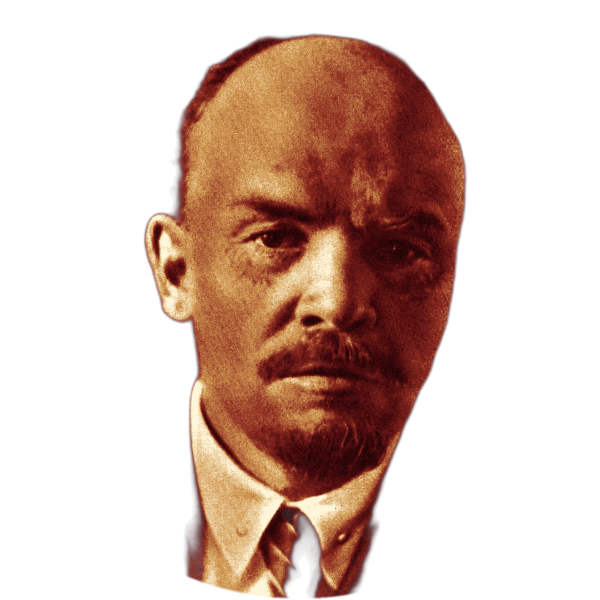
#> input picture assets/lenin_medallion.png, 1200 x 1200 px (shown at 1/2 size)
$ python make_badge.py
#> lines starting #> are read from the running program, lines starting #| are printed output that depends on the picture; after the words box and inside, x2 and y2 are one past the last pixel; in counts of white or black regions, pixels touching at a corner belong together
# -*- coding: utf-8 -*-
"""Dựng huy hiệu tròn: đĩa đỏ sâu + viền vàng + chân dung Lenin đã xử lý vàng."""
import sys
from pathlib import Path

import numpy as np
from PIL import Image, ImageChops, ImageDraw, ImageFilter

sys.stdout.reconfigure(encoding="utf-8", errors="replace")

ROOT = Path(__file__).resolve().parent.parent
ASSETS = ROOT / "assets"
SRC = ASSETS / "lenin_medallion.png"
OUT = ASSETS / "lenin_badge.png"

SIZE = 1200


def radial_disk(size: int) -> Image.Image:
    """Đĩa đỏ có gradient xuyên tâm, sáng nhẹ phía sau đầu."""
    y, x = np.mgrid[0:size, 0:size].astype(np.float32)
    cx, cy = size * 0.5, size * 0.44
    r = np.sqrt((x - cx) ** 2 + (y - cy) ** 2) / (size * 0.62)
    r = np.clip(r, 0, 1)
    # hai màu: tâm ấm, rìa gần đen đỏ
    inner = np.array([126, 22, 26], dtype=np.float32)
    outer = np.array([40, 4, 7], dtype=np.float32)
    k = (r ** 1.15)[..., None]
    rgb = inner * (1 - k) + outer * k
    alpha = np.full((size, size), 255, dtype=np.uint8)
    return Image.fromarray(np.dstack([rgb, alpha]).astype(np.uint8), "RGBA")


def main() -> None:
    disk = radial_disk(SIZE)

    # viền vàng ngoài + quầng mảnh
    rim = Image.new("RGBA", (SIZE, SIZE), (0, 0, 0, 0))
#> rim: PIL image 1200x1200 RGBA; every value is 0
    d = ImageDraw.Draw(rim)
    d.ellipse((8, 8, SIZE - 9, SIZE - 9), outline=(214, 175, 100, 255), width=5)
    d.ellipse((24, 24, SIZE - 25, SIZE - 25), outline=(244, 223, 163, 70), width=2)
    glow = rim.filter(ImageFilter.GaussianBlur(10))
    glow.putalpha(glow.getchannel("A").point(lambda v: int(v * 0.55)))

    # cắt đĩa theo hình tròn
    mask = Image.new("L", (SIZE, SIZE), 0)
#> mask: PIL image 1200x1200 L; every value is 0
    ImageDraw.Draw(mask).ellipse((8, 8, SIZE - 9, SIZE - 9), fill=255)
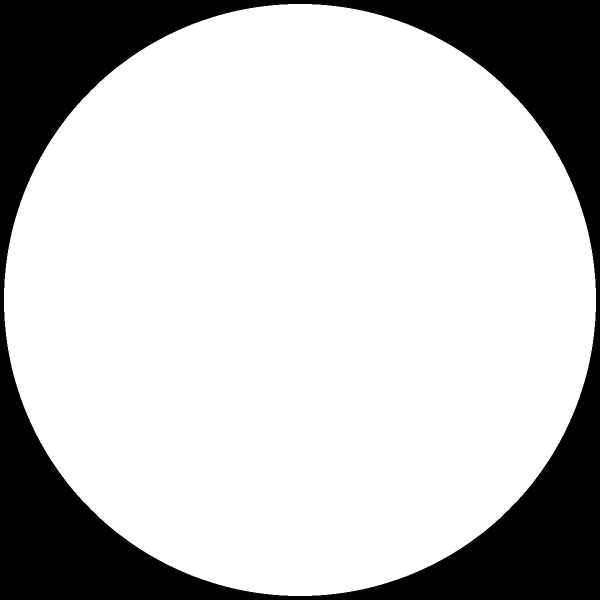
#> mask: PIL image 1200x1200 L (shown at 1/2 size); 76.4% white; 1 black region, box (x1, y1, x2, y2) and area: (0, 0, 1200, 1200) 339188
    mask = mask.filter(ImageFilter.GaussianBlur(0.8))
    disk.putalpha(ImageChops.multiply(disk.getchannel("A"), mask))
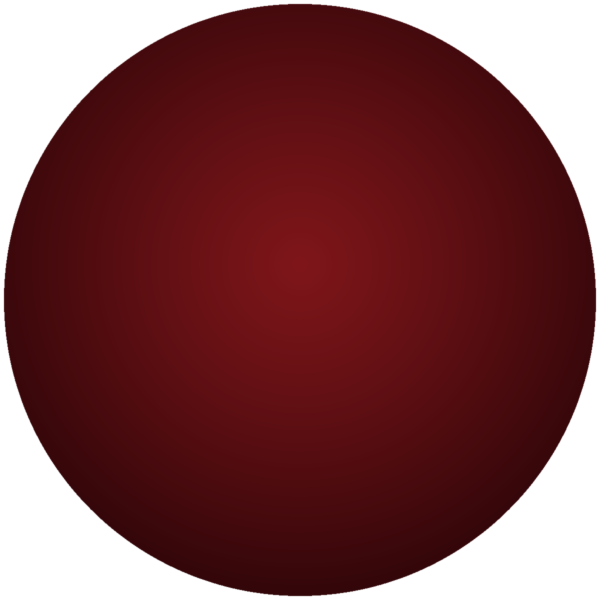
#> disk: PIL image 1200x1200 RGBA (shown at 1/2 size); mean R, G, B, A 75.3, 11, 14.4, 194.9; transparent parts drawn white

    canvas = Image.new("RGBA", (SIZE, SIZE), (0, 0, 0, 0))
    canvas.alpha_composite(glow)
    canvas.alpha_composite(disk)
    canvas.alpha_composite(rim)

    portrait = Image.open(SRC).convert("RGBA")
#> portrait is the input picture: PIL image 1200x1200 RGBA; mean R, G, B, A 55.1, 30.2, 20.4, 91.4
    if portrait.size != (SIZE, SIZE):
        portrait = portrait.resize((SIZE, SIZE), Image.LANCZOS)
    # đẩy chân dung xuống để đỉnh đầu có khoảng thở; mép vuông dưới bị viền tròn cắt
    shifted = Image.new("RGBA", (SIZE, SIZE), (0, 0, 0, 0))
    shifted.alpha_composite(portrait, (0, 46))
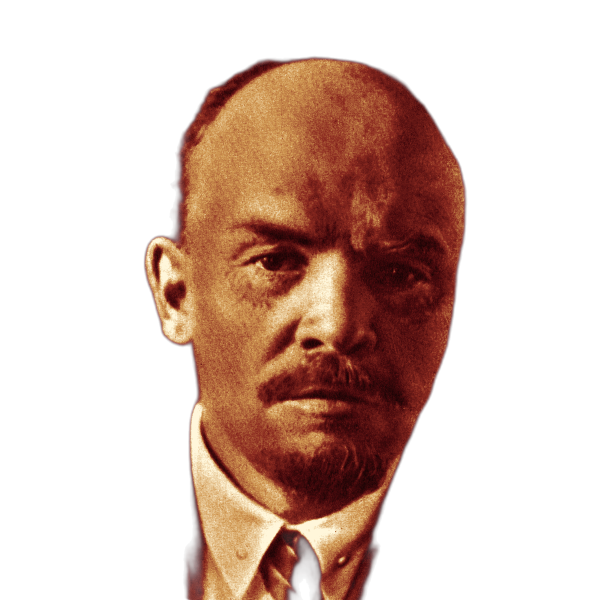
#> shifted: PIL image 1200x1200 RGBA (shown at 1/2 size); mean R, G, B, A 53.5, 29.2, 19.6, 90; transparent parts drawn white
    # cắt chân dung đúng trong lòng huy hiệu
    inner_mask = Image.new("L", (SIZE, SIZE), 0)
    ImageDraw.Draw(inner_mask).ellipse((14, 14, SIZE - 15, SIZE - 15), fill=255)
#> inner_mask: PIL image 1200x1200 L; 74.9% white; 1 black region, box (x1, y1, x2, y2) and area: (0, 0, 1200, 1200) 361384
    inner_mask = inner_mask.filter(ImageFilter.GaussianBlur(1.2))
    shifted.putalpha(ImageChops.multiply(shifted.getchannel("A"), inner_mask))
    canvas.alpha_composite(shifted)
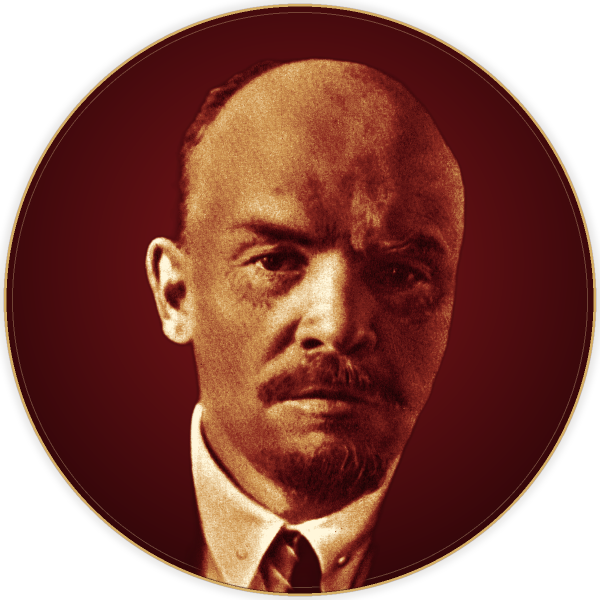
#> canvas: PIL image 1200x1200 RGBA (shown at 1/2 size); mean R, G, B, A 85.6, 36.1, 26.7, 195.8; transparent parts drawn white

    # vignette nhẹ để mép chân dung chìm vào đĩa
    vignette = Image.new("L", (SIZE, SIZE), 0)
    vd = ImageDraw.Draw(vignette)
    vd.ellipse((-90, -90, SIZE + 90, SIZE + 90), fill=255)
    vignette = vignette.filter(ImageFilter.GaussianBlur(120))
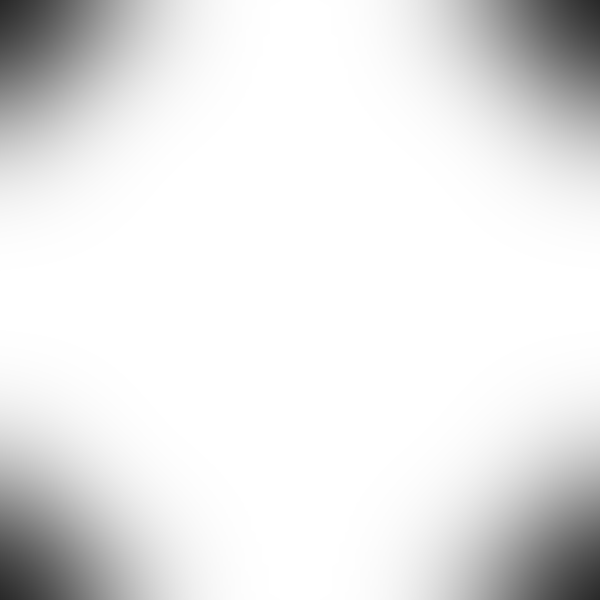
#> vignette: PIL image 1200x1200 L (shown at 1/2 size); min 41, max 255, mean 231.1
    shade = Image.new("RGBA", (SIZE, SIZE), (31, 3, 5, 0))
    shade_alpha = ImageChops.invert(vignette).point(lambda v: int(v * 0.55))
    # chỉ làm tối trong lòng huy hiệu, không để lại nền vuông ở bốn góc
    shade_alpha = ImageChops.multiply(shade_alpha, mask)
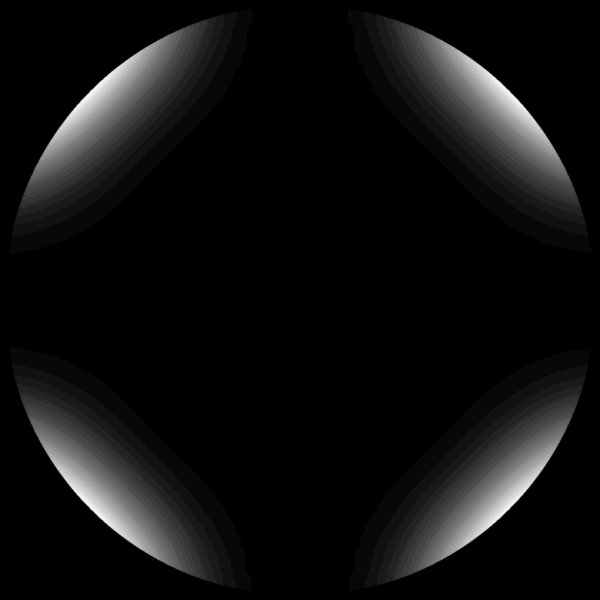
#> shade_alpha: PIL image 1200x1200 L (shown at 1/2 size); min 0, max 30, mean 1.9; drawn with min black and max white
    shade.putalpha(shade_alpha)
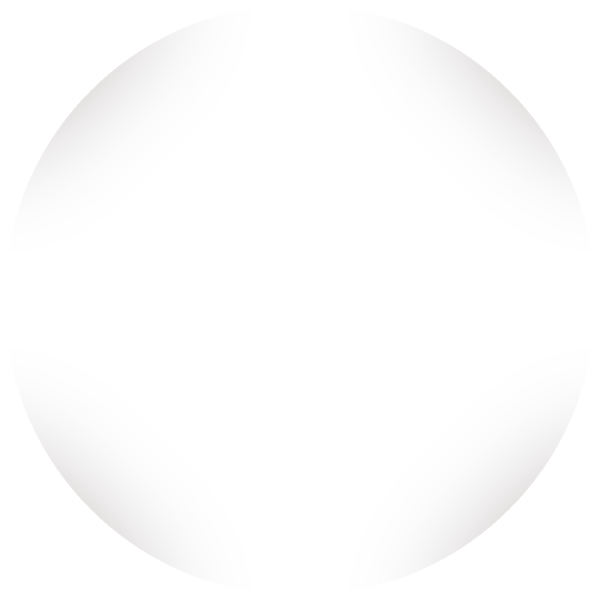
#> shade: PIL image 1200x1200 RGBA (shown at 1/2 size); mean R, G, B, A 31, 3, 5, 1.9; transparent parts drawn white
    canvas.alpha_composite(shade)

    canvas.save(OUT)
    print(f"đã lưu {OUT.name} {canvas.size}")
#| đã lưu lenin_badge.png (1200, 1200)


if __name__ == "__main__":
    main()

$ run again, with assets/lenin_hero_clean.png copied over assets/lenin_medallion.png
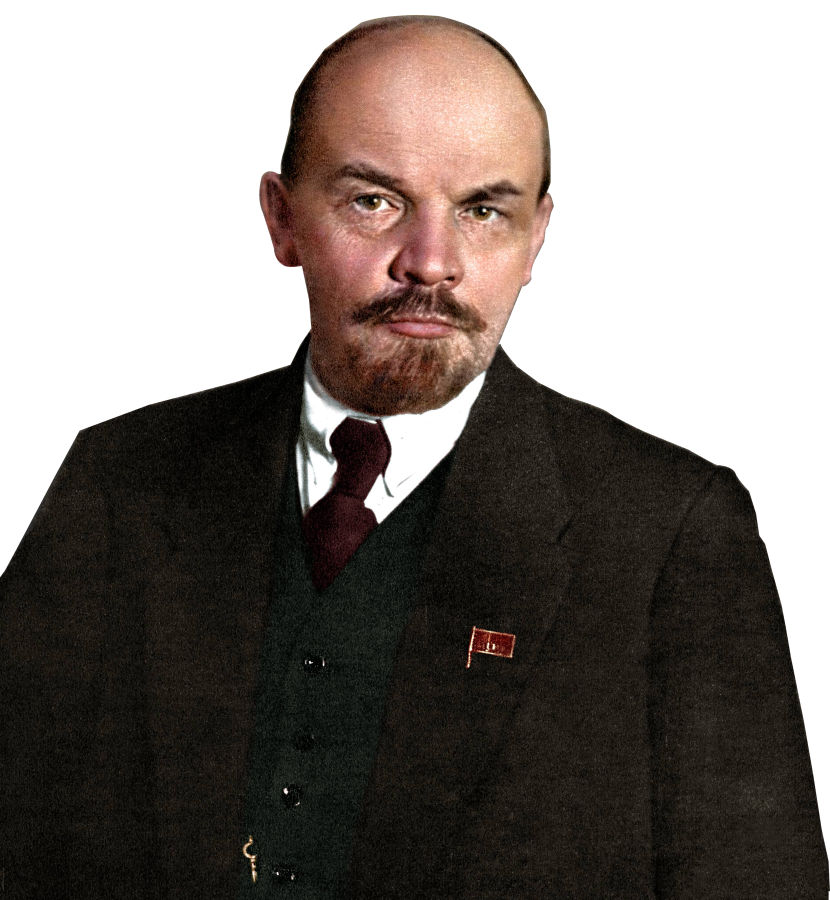
#> input picture assets/lenin_hero_clean.png, 1660 x 1800 px (shown at 1/2 size)
#> in main, portrait is the input picture: PIL image 1660x1800 RGBA; mean R, G, B, A 34.4, 27.7, 23.5, 160.3
#> portrait: PIL image 1200x1200 RGBA
#> in main, `shifted.putalpha(ImageChops.multiply(shifted.getchannel("A"), inner_ma..`:
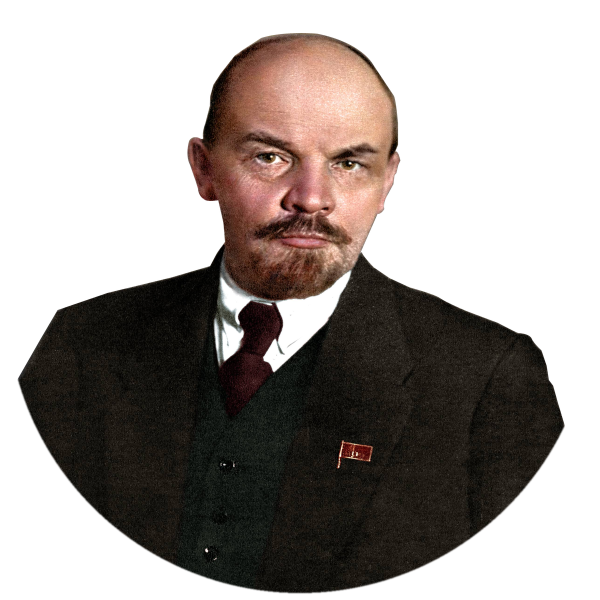
#> shifted: PIL image 1200x1200 RGBA (shown at 1/2 size); mean R, G, B, A 33.7, 27.1, 23, 122.9; transparent parts drawn white
#> in main, `canvas.alpha_composite(shifted)`:
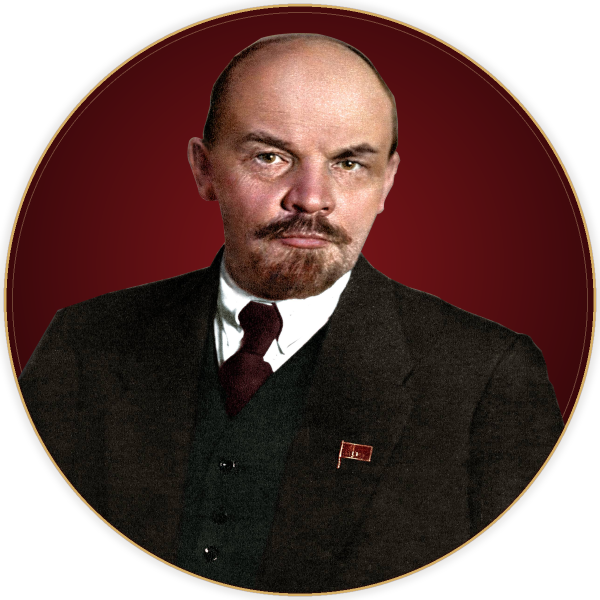
#> canvas: PIL image 1200x1200 RGBA (shown at 1/2 size); mean R, G, B, A 56.2, 30.8, 26.9, 195.8; transparent parts drawn white
#| đã lưu lenin_badge.png (1200, 1200)
